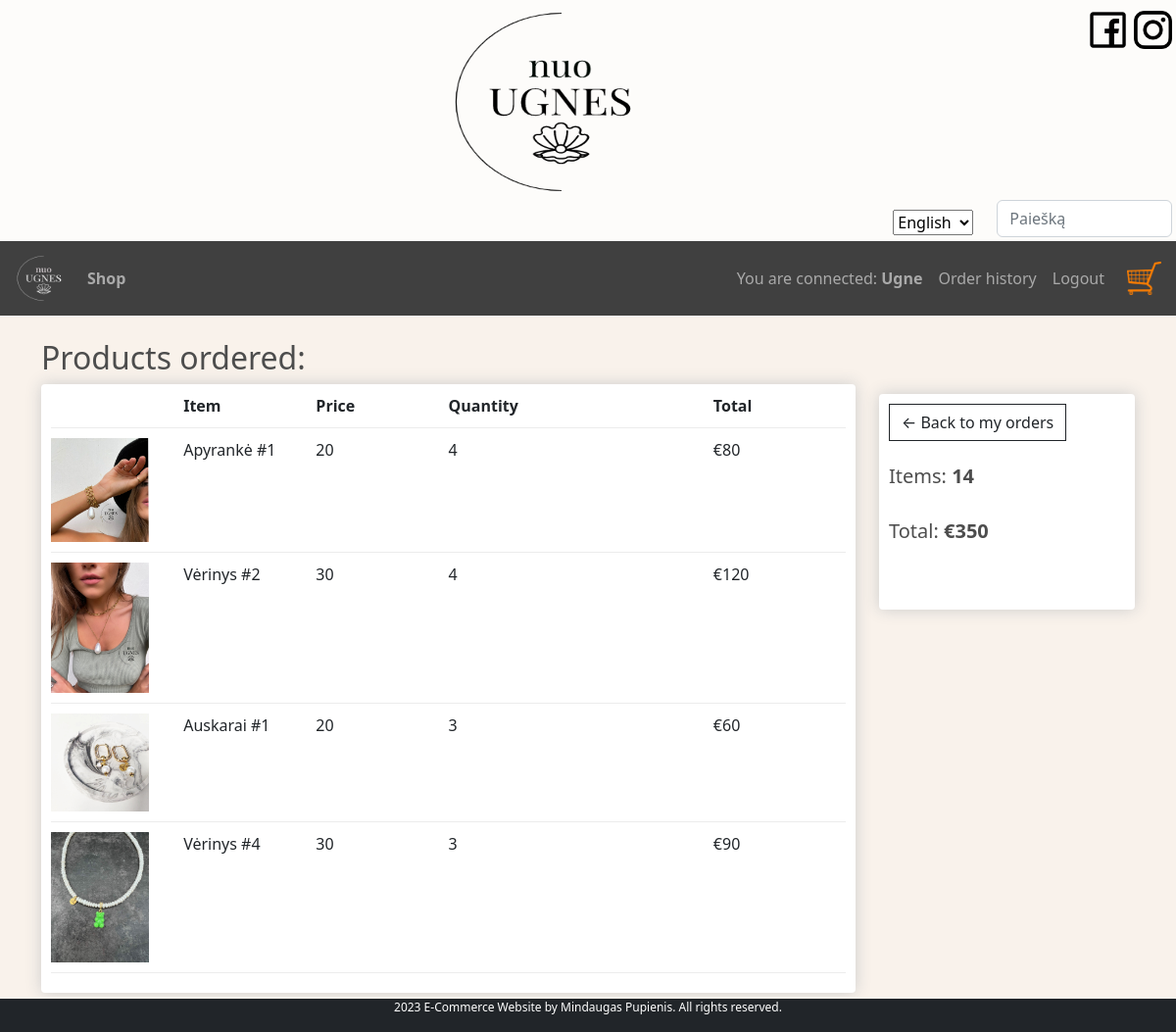
/orders/1 (signed in), run on the app's committed database.
### shop/models.py (models this page shows, shortened)
class OrderLine(models.Model):
    product = models.ForeignKey(Product, on_delete=models.CASCADE, null=True)
    order = models.ForeignKey(Order, on_delete=models.CASCADE, null=True, related_name='lines')
    quantity = models.IntegerField(default=0, null=True, blank=True)
    date_added = models.DateTimeField(auto_now_add=True)
    def sum(self):
        total = self.product.price * self.quantity
        return total
    class Meta:
        verbose_name = _('Order Line')
        verbose_name_plural = _('Order Lines')

class Product(models.Model):
    name = models.CharField(_('Name'), max_length=150)
    price = models.IntegerField(_('Price'))
    description = models.TextField(_('Description'), null=True, blank=True)
    cover = models.ImageField(_('Cover'), upload_to='covers', null=True)
    category = models.ForeignKey(Category, on_delete=models.CASCADE, blank=True, null=True)
    CATEGORY_CHOICES = (
        ('1', _('Kita')),
        ('2', _('Auskarai')),
        ('3', _('Apyrankės')),
        ('4', _('Sagės')),
        ('5', _('Kaklo papuošalai')),
        ('6', _('Aksesuarai')),
        ('7', _('Dovanų kuponai')),
        ('8', _('Kalėdiniai vainikai')),
    )
    class Meta:
        verbose_name = _('Product')
        verbose_name_plural = _('Products')

class Order(models.Model):
    customer = models.ForeignKey(Customer, on_delete=models.CASCADE, blank=True, null=True)
    date_ordered = models.DateTimeField(auto_now_add=True)
    delivery = models.BooleanField(default=False)
    complete = models.BooleanField(default=False)
    transaction_id = models.CharField(max_length=30, null=True, blank=True)
    ORDER_STATUS = (
        ('p', _('Pending')),
        ('a', _('Approved')),
        ('c', _('Cancelled')),
        ('d', _('Completed')),
    )
    status = models.CharField(
    max_length=1,
    choices=ORDER_STATUS,
    blank=True,
    default='p',
    help_text=_('Status'),
    )
    def total(self):
        sum_total = 0
        lines = self.lines.all()
        for line in lines:
            sum_total += line.sum()
        return sum_total
    def total_qty(self):
        total_qty = 0
        lines = self.lines.all()
        for line in lines:
            total_qty += line.quantity
        return total_qty
    class Meta:
        verbose_name = _('Order')
        verbose_name_plural = _('Orders')
        ordering = ['-id']

### shop/views.py (the view)
# urls.py: path('orders/<int:pk>', views.orderdetail, name='order_detail'),
def orderdetail(request, pk):
    if request.user.is_authenticated:
        customer = request.user.customer
        order = Order.objects.get(id=pk, customer=customer)
        items = order.lines.all()
    else:
        items = []
        order = {'total': 0, 'total_qty': 0}
    context = {'items': items,
                'order': order,
                   }
    return render(request, 'order_detail.html', context=context)

### shop/templates/order_detail.html (shortened to what this page needs)
{% extends "base.html" %}
{% load i18n %}
{% block content %}
{% load static %}
<h2>{% trans 'Products ordered:' %}</h2>
<div class="row">
        <br>
    <div class="col-lg-9">
        <div class="box-element">
        <div class="cart-row">
            <div style="flex:1"></div>
             <div style="flex:1"><strong>{% trans 'Item' %}</strong></div>
             <div style="flex:1"><strong>{% trans 'Price' %}</strong></div>
             <div style="flex:2"><strong>{% trans 'Quantity' %}</strong></div>
             <div style="flex:1"><strong>{% trans 'Total' %}</strong></div>
        </div>
            {% for item in items %}
             <div class="cart-row">
            <div style="flex:1"><img class="row-image" src="{{item.product.cover.url}}"></div>
             <div style="flex:1">{{item.product.name}}</div>
             <div style="flex:1">{{item.product.price}}</div>
             <div style="flex:2">{{item.quantity}}</div>
             <div style="flex:1">€{{item.sum}}</div>
            </div>
        {% endfor %}
        </div>
    </div>
    <div class="col-lg-3">
        <div class="box-element" style="height:220px">
            <a class="btn btn-outline-dark" href="{% url 'orders' %}">&#x2190; {% trans 'Back to my orders' %}</a>
            <br>
	        <br>
			<h5>Items: <strong>{{order.total_qty}}</strong></h5>
            <br>
			<h5>Total:<strong> €{{order.total}}</strong></h5>
            </div>
    </div>
</div>
{% endblock %}

### shop/templates/base.html (shortened to what this page needs)
<!DOCTYPE html>
<html lang="lt">
<head>
  <link href="https://cdn.jsdelivr.net/npm/bootstrap@5.2.3/dist/css/bootstrap.min.css" rel="stylesheet">
    {% load static %}
  <link rel="stylesheet" href="{% static 'css/styles.css' %}">
</head>
<body>
{% load static %}
<div class="p-1 bg-white text-white text-center bg-opacity-75">
  <img src="{% static 'img/logo.png' %}" height="200" width="200" alt="nuo UGNES" title="nuo UGNES">
		  <a href="https://www.instagram.com/nuo_ugnes/">
			  <img src="{% static 'img/ig.png' %}" style="width:39px; height:39px; margin-top:7px" class="float-end"></a>
	<a href="https://www.facebook.com/profile.php?id=100063006373249">
			  <img src="{% static 'img/fb.png' %}" style="width:53px; height:53px;" class="float-end"></a>
 <div class="form-group row">
	<div class="col-sm-8"></div>
     <div class="col-sm-2">
         <div class="text-end" style="margin-top:10px">
        {% load i18n %}
      <form action="{% url 'set_language' %}" method="post">
        <select name="language" onchange="this.form.submit()">
          {% load static %}
          {% get_current_language as LANGUAGE_CODE %}
          {% get_available_languages as LANGUAGES %}
          {% for lang in LANGUAGES %}
          <option value="{{ lang.0 }}" {% if lang.0 == LANGUAGE_CODE %} selected="selected" {% endif %}>
            {{ lang.1 }}
          </option>
          {% endfor %}
        </select>
      </form>
    </div>
     </div>
	<div class="col-sm-2">
	<form action="{% url 'search' %}" method="get" class="float-bottom">
    <input name="query" class="form-control" type="text" placeholder="Paiešką">
    </form>
</div>
 </div>
</div>
	<nav class="navbar navbar-expand-lg navbar-dark" style="background:#404040">
	  <a class="navbar-brand" href="{% url 'shop' %}">
		  <img src="{% static 'img/whitelogo.png' %}" height="50" width="50" style="margin-left:15px;" >
	  </a>
	  <div class="collapse navbar-collapse" id="navbarSupportedContent">
	    <ul class="navbar-nav mr-auto">
	      <li class="nav-item active">
	        <a class="nav-link" href="{% url 'shop' %}"><strong>{% trans "Shop" %}</strong></a>
		  </li>
	    </ul>
		  <ul class="navbar-nav ms-auto">
      {% if user.is_authenticated %}
            <li class="nav-item"><a class="nav-link">{% trans "You are connected:" %} <b>{{ user.get_username }}</b></a></li>
            <li class="nav-item"><a class="nav-link" href="{% url 'orders' %}">{% trans "Order history" %}</a></li>
            <li class="nav-item"><a class="nav-link" href="{% url 'logout' %}">{% trans "Logout" %}</a></li>
          {% else %}
            <li class="nav-item"><a class="nav-link" href="{% url 'login'%}?next={{request.path}}">{% trans "Login" %}</a></li>
            <li class="nav-item"><a class="nav-link" href="{% url 'register'%}?next={{request.path}}">{% trans "Register" %}</a></li>
          {% endif %}
</ul>
	     	<a class="nav-link" href="{% url 'cart' %}">
	    		<img  id="cart-icon" src="{% static 'img/cart2.png' %}" style="margin-right:15px;">
            </a>
      </div>
	</nav>
     <div class="container">
            <br>
            {% block content %}
            {% endblock content %}
         </div>
<footer class="bg-dark fixed-bottom">
    <p class="text-white" style="font-size: 12px; text-align:center"> {% trans "2023 E-Commerce Website by Mindaugas Pupienis. All rights reserved." %}</p>
</footer>
</body>
</html>

### shop/static/css/styles.css (style rules this page uses)
body { background-color:#f9f2eb; margin-bottom: 40px!important; }
h1,h2,h3,h4,h5,h6 { color:hsl(0, 0%, 30%); }
.box-element { box-shadow:hsl(0, 0%, 80%) 0 0 16px; background-color: #fff; border-radius: 4px; padding: 10px; }
#cart-icon { width:35px; display: inline-block; margin-left: 15px; }
.col-lg-3, .col-lg-4, .col-lg-6, .col-lg-8, .col-lg-12 { margin-top: 10px; }
.btn { border-radius: 0; }
.row-image { width: 100px; }
.cart-row { display: flex; align-items: flex-stretch; padding-bottom: 10px; margin-bottom: 10px; border-bottom: 1px solid #ececec; }
a { text-decoration: none !important; }

### data on the page
OrderLine: product.cover (picture), product.name "Apyrankė #1", product.price "20", quantity "4", sum "80"
OrderLine: product.cover (picture), product.name "Vėrinys #2", product.price "30", quantity "4", sum "120"
OrderLine: product.cover (picture), product.name "Auskarai #1", product.price "20", quantity "3", sum "60"
OrderLine: product.cover (picture), product.name "Vėrinys #4", product.price "30", quantity "3", sum "90"
Order: total_qty "14", total "350"

### other printed values
{{ user.get_username }} "Ugne"
form field language "English"
